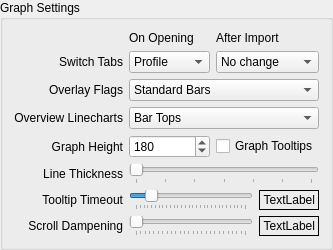
             <widget class="QGroupBox" name="groupBox">
              <property name="sizePolicy">
               <sizepolicy hsizetype="Preferred" vsizetype="Minimum">
                <horstretch>0</horstretch>
                <verstretch>0</verstretch>
               </sizepolicy>
              </property>
              <property name="title">
               <string>Graph Settings</string>
              </property>
              <layout class="QGridLayout" name="gridLayout_5">
               <item row="1" column="1">
                <widget class="QLabel" name="label_40">
                 <property name="text">
                  <string>On Opening</string>
                 </property>
                 <property name="alignment">
                  <set>Qt::AlignLeading|Qt::AlignLeft|Qt::AlignVCenter</set>
                 </property>
                </widget>
               </item>
               <item row="2" column="1">
                <widget class="QComboBox" name="openingTabCombo">
                 <property name="toolTip">
                  <string>&lt;html&gt;&lt;head/&gt;&lt;body&gt;&lt;p&gt;Which tab to open on loading a profile. (Note: It will default to Profile if OSCAR is set to not open a profile on startup)&lt;/p&gt;&lt;/body&gt;&lt;/html&gt;</string>
                 </property>
                 <property name="currentText">
                  <string>Profile</string>
                 </property>
                 <item>
                  <property name="text">
                   <string>Profile</string>
                  </property>
                 </item>
                 <item>
                  <property name="text">
                   <string>Welcome</string>
                  </property>
                 </item>
                 <item>
                  <property name="text">
                   <string>Daily</string>
                  </property>
                 </item>
                 <item>
                  <property name="text">
                   <string>Overview</string>
                  </property>
                 </item>
                 <item>
                  <property name="text">
                   <string>Statistics</string>
                  </property>
                 </item>
                </widget>
               </item>
               <item row="2" column="0">
                <widget class="QLabel" name="label_51">
                 <property name="text">
                  <string>Switch Tabs</string>
                 </property>
                 <property name="alignment">
                  <set>Qt::AlignRight|Qt::AlignTrailing|Qt::AlignVCenter</set>
                 </property>
                </widget>
               </item>
               <item row="2" column="2">
                <widget class="QComboBox" name="importTabCombo">
                 <item>
                  <property name="text">
                   <string>No change</string>
                  </property>
                 </item>
                 <item>
                  <property name="text">
                   <string>Welcome</string>
                  </property>
                 </item>
                 <item>
                  <property name="text">
                   <string>Daily</string>
                  </property>
                 </item>
                 <item>
                  <property name="text">
                   <string>Overview</string>
                  </property>
                 </item>
                 <item>
                  <property name="text">
                   <string>Statistics</string>
                  </property>
                 </item>
                </widget>
               </item>
               <item row="1" column="2">
                <widget class="QLabel" name="label_44">
                 <property name="text">
                  <string>After Import</string>
                 </property>
                 <property name="alignment">
                  <set>Qt::AlignLeading|Qt::AlignLeft|Qt::AlignVCenter</set>
                 </property>
                </widget>
               </item>
               <item row="6" column="0">
                <widget class="QLabel" name="label_26">
                 <property name="text">
                  <string>Graph Height</string>
                 </property>
                 <property name="alignment">
                  <set>Qt::AlignRight|Qt::AlignTrailing|Qt::AlignVCenter</set>
                 </property>
                </widget>
               </item>
               <item row="3" column="0">
                <widget class="QLabel" name="label_18">
                 <property name="sizePolicy">
                  <sizepolicy hsizetype="Preferred" vsizetype="Preferred">
                   <horstretch>0</horstretch>
                   <verstretch>0</verstretch>
                  </sizepolicy>
                 </property>
                 <property name="text">
                  <string>Overlay Flags</string>
                 </property>
                 <property name="alignment">
                  <set>Qt::AlignRight|Qt::AlignTrailing|Qt::AlignVCenter</set>
                 </property>
                </widget>
               </item>
               <item row="7" column="0">
                <widget class="QLabel" name="label_48">
                 <property name="text">
                  <string>Line Thickness</string>
                 </property>
                 <property name="alignment">
                  <set>Qt::AlignRight|Qt::AlignTrailing|Qt::AlignVCenter</set>
                 </property>
                </widget>
               </item>
               <item row="3" column="1" colspan="2">
                <widget class="QComboBox" name="overlayFlagsCombo">
                 <property name="sizePolicy">
                  <sizepolicy hsizetype="Expanding" vsizetype="Fixed">
                   <horstretch>0</horstretch>
                   <verstretch>0</verstretch>
                  </sizepolicy>
                 </property>
                 <property name="toolTip">
                  <string>The visual method of displaying waveform overlay flags.
</string>
                 </property>
                 <item>
                  <property name="text">
                   <string>Standard Bars</string>
                  </property>
                 </item>
                 <item>
                  <property name="text">
                   <string>Top Markers</string>
                  </property>
                 </item>
                </widget>
               </item>
               <item row="7" column="1" colspan="2">
                <layout class="QHBoxLayout" name="horizontalLayout_10">
                 <item>
                  <widget class="QSlider" name="lineThicknessSlider">
                   <property name="toolTip">
                    <string>The pixel thickness of line plots</string>
                   </property>
                   <property name="minimum">
                    <number>2</number>
                   </property>
                   <property name="maximum">
                    <number>8</number>
                   </property>
                   <property name="pageStep">
                    <number>1</number>
                   </property>
                   <property name="orientation">
                    <enum>Qt::Horizontal</enum>
                   </property>
                   <property name="tickPosition">
                    <enum>QSlider::TicksBelow</enum>
                   </property>
                  </widget>
                 </item>
                </layout>
               </item>
               <item row="8" column="0">
                <widget class="QLabel" name="label_45">
                 <property name="text">
                  <string>Tooltip Timeout</string>
                 </property>
                 <property name="alignment">
                  <set>Qt::AlignRight|Qt::AlignTrailing|Qt::AlignVCenter</set>
                 </property>
                </widget>
               </item>
               <item row="9" column="0">
                <widget class="QLabel" name="label_46">
                 <property name="text">
                  <string>Scroll Dampening</string>
                 </property>
                 <property name="alignment">
                  <set>Qt::AlignRight|Qt::AlignTrailing|Qt::AlignVCenter</set>
                 </property>
                </widget>
               </item>
               <item row="8" column="1" colspan="2">
                <layout class="QHBoxLayout" name="horizontalLayout_17">
                 <item>
                  <widget class="QSlider" name="tooltipTimeoutSlider">
                   <property name="toolTip">
                    <string>How long you want the tooltips to stay visible.</string>
                   </property>
                   <property name="minimum">
                    <number>1000</number>
                   </property>
                   <property name="maximum">
                    <number>30000</number>
                   </property>
                   <property name="singleStep">
                    <number>1000</number>
                   </property>
                   <property name="pageStep">
                    <number>5000</number>
                   </property>
                   <property name="value">
                    <number>5000</number>
                   </property>
                   <property name="orientation">
                    <enum>Qt::Horizontal</enum>
                   </property>
                   <property name="tickPosition">
                    <enum>QSlider::TicksBelow</enum>
                   </property>
                   <property name="tickInterval">
                    <number>1000</number>
                   </property>
                  </widget>
                 </item>
                 <item>
                  <widget class="QLabel" name="tooltipTimeoutDisplay">
                   <property name="sizePolicy">
                    <sizepolicy hsizetype="Fixed" vsizetype="Preferred">
                     <horstretch>0</horstretch>
                     <verstretch>0</verstretch>
                    </sizepolicy>
                   </property>
                   <property name="minimumSize">
                    <size>
                     <width>60</width>
                     <height>0</height>
                    </size>
                   </property>
                   <property name="frameShape">
                    <enum>QFrame::Box</enum>
                   </property>
                   <property name="text">
                    <string notr="true">TextLabel</string>
                   </property>
                   <property name="alignment">
                    <set>Qt::AlignRight|Qt::AlignTrailing|Qt::AlignVCenter</set>
                   </property>
                  </widget>
                 </item>
                </layout>
               </item>
               <item row="6" column="2">
                <widget class="QCheckBox" name="graphTooltips">
                 <property name="text">
                  <string>Graph Tooltips</string>
                 </property>
                </widget>
               </item>
               <item row="5" column="1" colspan="2">
                <widget class="QComboBox" name="overviewLinecharts">
                 <item>
                  <property name="text">
                   <string>Bar Tops</string>
                  </property>
                 </item>
                 <item>
                  <property name="text">
                   <string>Line Chart</string>
                  </property>
                 </item>
                </widget>
               </item>
               <item row="6" column="1">
                <widget class="QSpinBox" name="graphHeight">
                 <property name="sizePolicy">
                  <sizepolicy hsizetype="Minimum" vsizetype="Fixed">
                   <horstretch>0</horstretch>
                   <verstretch>0</verstretch>
                  </sizepolicy>
                 </property>
                 <property name="toolTip">
                  <string>Default display height of graphs in pixels</string>
                 </property>
                 <property name="minimum">
                  <number>50</number>
                 </property>
                 <property name="maximum">
                  <number>600</number>
                 </property>
                 <property name="singleStep">
                  <number>10</number>
                 </property>
                 <property name="value">
                  <number>180</number>
                 </property>
                </widget>
               </item>
               <item row="9" column="1" colspan="2">
                <layout class="QHBoxLayout" name="horizontalLayout_16">
                 <item>
                  <widget class="QSlider" name="scrollDampeningSlider">
                   <property name="toolTip">
                    <string>&lt;html&gt;&lt;head/&gt;&lt;body&gt;&lt;p&gt;This makes scrolling when zoomed in easier on sensitive bidirectional TouchPads&lt;/p&gt;&lt;p&gt;50ms is recommended value.&lt;/p&gt;&lt;/body&gt;&lt;/html&gt;</string>
                   </property>
                   <property name="maximum">
                    <number>25</number>
                   </property>
                   <property name="singleStep">
                    <number>1</number>
                   </property>
                   <property name="pageStep">
                    <number>5</number>
                   </property>
                   <property name="orientation">
                    <enum>Qt::Horizontal</enum>
                   </property>
                   <property name="invertedAppearance">
                    <bool>false</bool>
                   </property>
                   <property name="tickPosition">
                    <enum>QSlider::TicksBelow</enum>
                   </property>
                   <property name="tickInterval">
                    <number>1</number>
                   </property>
                  </widget>
                 </item>
                 <item>
                  <widget class="QLabel" name="scrollDampDisplay">
                   <property name="sizePolicy">
                    <sizepolicy hsizetype="Fixed" vsizetype="Preferred">
                     <horstretch>0</horstretch>
                     <verstretch>0</verstretch>
                    </sizepolicy>
                   </property>
                   <property name="minimumSize">
                    <size>
                     <width>60</width>
                     <height>0</height>
                    </size>
                   </property>
                   <property name="frameShape">
                    <enum>QFrame::Box</enum>
                   </property>
                   <property name="text">
                    <string notr="true">TextLabel</string>
                   </property>
                   <property name="alignment">
                    <set>Qt::AlignRight|Qt::AlignTrailing|Qt::AlignVCenter</set>
                   </property>
                  </widget>
                 </item>
                </layout>
               </item>
               <item row="5" column="0">
                <widget class="QLabel" name="label_47">
                 <property name="text">
                  <string>Overview Linecharts</string>
                 </property>
                 <property name="alignment">
                  <set>Qt::AlignRight|Qt::AlignTrailing|Qt::AlignVCenter</set>
                 </property>
                </widget>
               </item>
              </layout>
             </widget>
